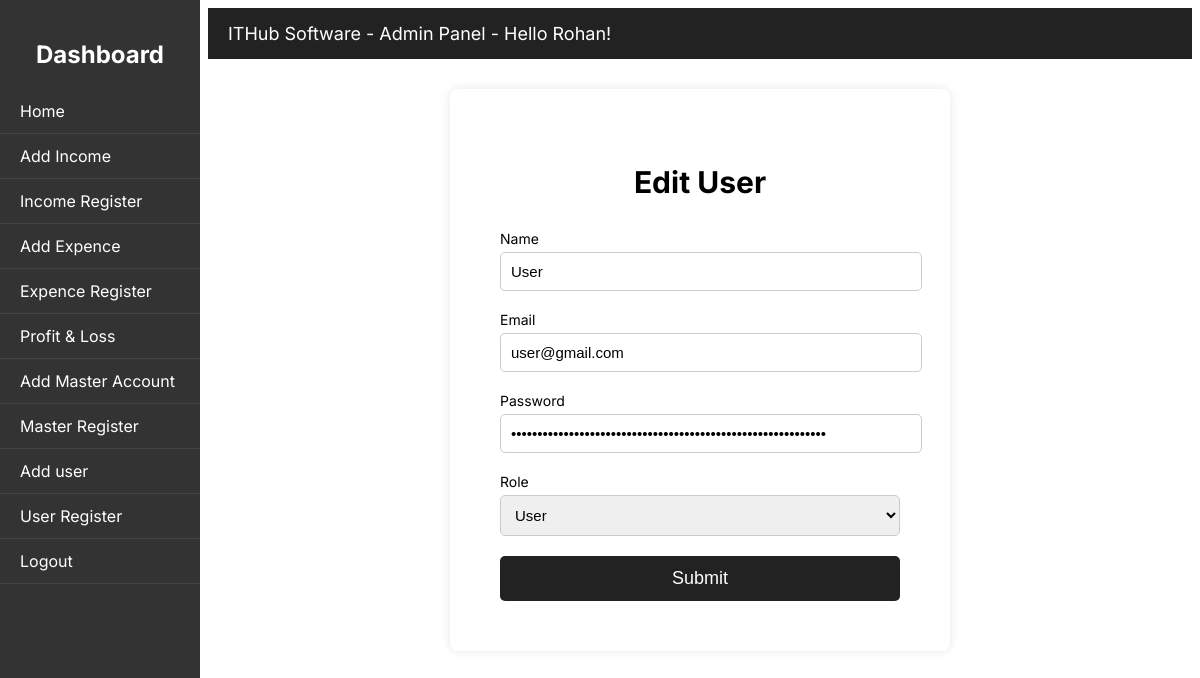
The app's page /Admin/edit_user.php?id=2 (signed in) with its own data.
### tables this page shows
CREATE TABLE `users` (
  `id` int(11) NOT NULL,
  `name` varchar(100) NOT NULL,
  `email` varchar(100) NOT NULL,
  `password` varchar(255) NOT NULL,
  `role` enum('user','admin') DEFAULT 'user',
  `created_at` timestamp NOT NULL DEFAULT current_timestamp()
);

### Admin/edit_user.php (the view, shortened to what this page needs)
<!DOCTYPE html>
<html lang="en">
<head>
    <link rel="stylesheet" href="../ins/Style.css">
    <?php
    require_once('../ins/connection.php');
    extract($_REQUEST);
    $sql = "select * from users where id=$id";
    $result = mysqli_query($link, $sql) or die(mysqli_error($link));
    $row = mysqli_fetch_assoc($result);
    extract($row);
    ?>
</head>
<body>
    <div class="sidebar">
        <h2>Dashboard</h2>
        <a href="Dashboard.php">Home</a>
        <a href="add_income.php">Add Income</a>
        <a href="income_register.php">Income Register</a>
        <a href="add_expence.php">Add Expence</a>
        <a href="expence_register.php">Expence Register</a>
        <a href="profit_loss.php">Profit & Loss</a>
        <a href="master_account_add.php">Add Master Account</a>
        <a href="master_account_register.php">Master Register</a>
        <a href="add_user.php">Add user</a>
        <a href="user_register.php">User Register</a>
        <a href="logout.php">Logout</a>
    </div>
    <div class="topbar">ITHub Software - Admin Panel - Hello <?php echo $_SESSION['user_name']; ?>!</div>
    <div class="content">
        <div class="box-index">
            <h2>Edit User</h2>
            <form action="submit/update_user.php" method="POST">
                <div class="form-grid">
                    <div class="form-group full-width">
                        <label>Name</label>
                        <input type="text" name="name" value="<?= $name ?>" required>
                    </div>
                    <div class="form-group full-width">
                        <label>Email</label>
                        <input type="mail" name="mail" value="<?= $email ?>" required>
                    </div>
                    <div class="form-group full-width">
                        <label>Password</label>
                        <input type="password" name="pass" value="<?= $password ?>" required>
                    </div>
                    <div class="form-group  full-width">
                        <label>Role</label>
                        <select name="role">
                            <option <?php echo ($role == "user") ? "selected" : ""; ?> value="user">User</option>
                        </select>
                    </div>
                    <div class="form-group full-width">
                        <input type="submit" value="Submit">
                    </div>
            </form>
        </div>
    </div>
</body>
</html>

### ins/Style.css (style rules this page uses)
body { font-family: "Inter", sans-serif; }
.sidebar { width: 200px; height: 100vh; background: #333; color: #fff; position: fixed; top: 0; left: 0; padding-top: 20px; }
.sidebar h2 { text-align: center; margin-bottom: 20px; }
.sidebar a { display: block; padding: 12px 20px; color: #fff; text-decoration: none; border-bottom: 1px solid #444; }
.topbar { margin-left: 200px; background: #222; color: #fff; padding: 15px 20px; font-size: 18px; }
.content { margin-left: 200px; padding: 30px; }
a { text-decoration: none; color: #222; }
.box-index { width: 400px; margin: auto; background: #fff; padding: 50px; border-radius: 8px; box-shadow: 0 0 10px rgba(0, 0, 0, 0.1); }
.box-index h2 { text-align: center; margin-bottom: 30px; font-size: 30px; }
.form-grid { display: grid; grid-template-columns: 1fr 1fr; gap: 20px 30px; }
.form-group { display: flex; flex-direction: column; }
.form-group label { font-size: 14px; margin-bottom: 5px; }
.form-group input, .form-group select { padding: 10px; font-size: 15px; border: 1px solid #ccc; border-radius: 5px; width: 100%; }
.full-width { grid-column: 1 / -1; }
input[type="submit"] { padding: 12px; font-size: 18px; background: #222; color: #fff; border: none; border-radius: 5px; cursor: pointer; }

### records on screen
users: name "User", mail "user@gmail.com", role "User"

### other values on screen
$_SESSION['user_name'] "Rohan"
